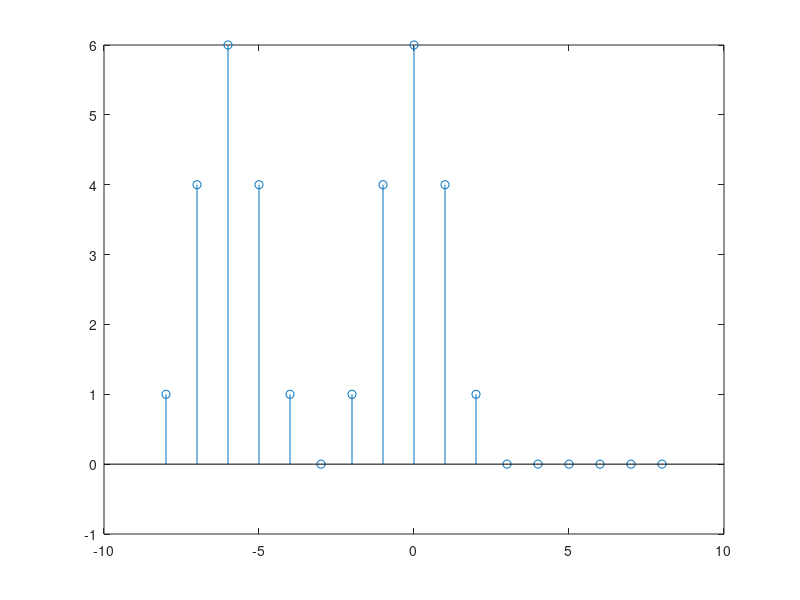
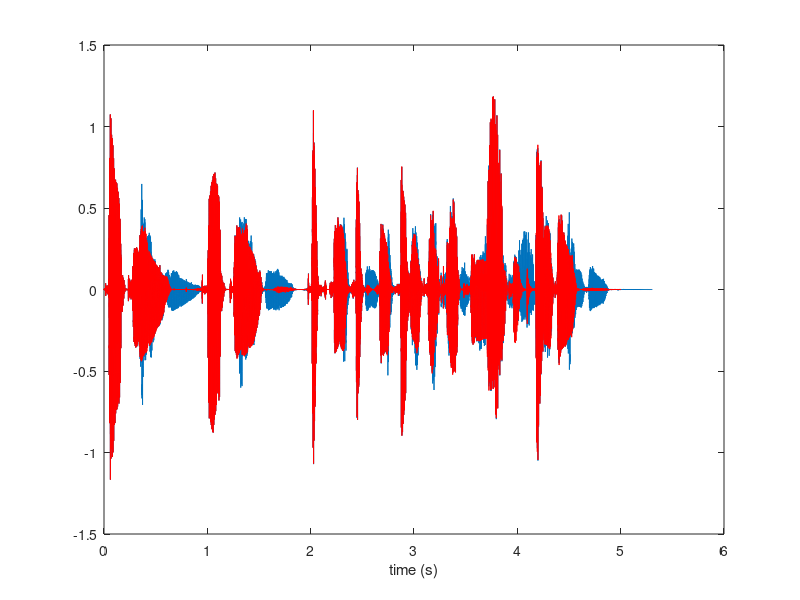
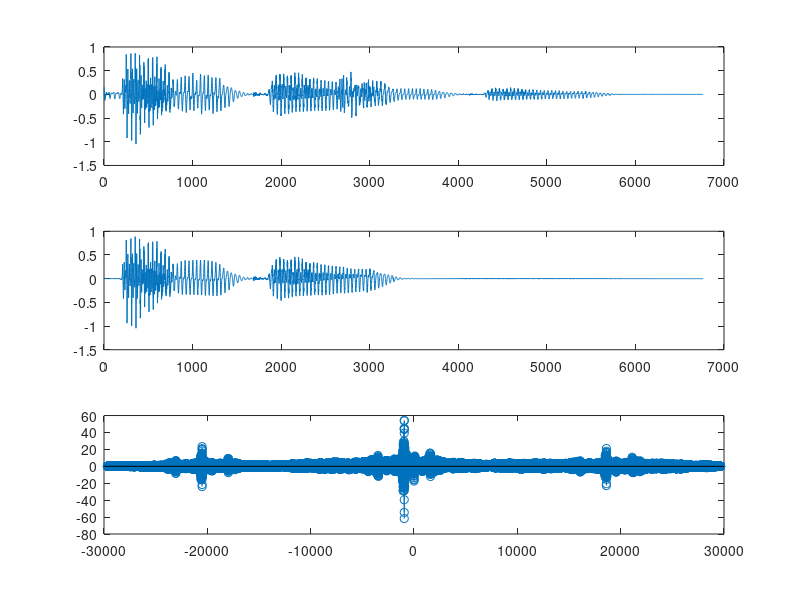
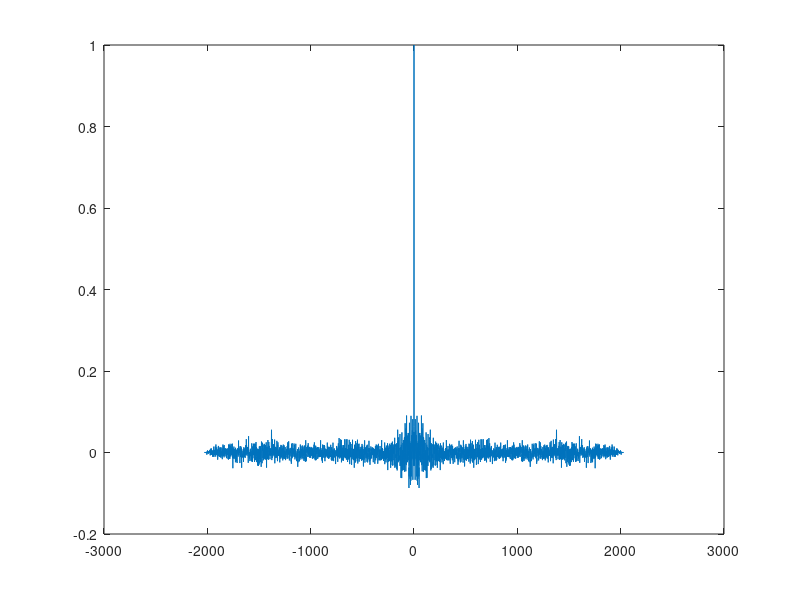

These charts were generated, in order, by the following MATLAB code: (Note: this script raises an error after producing the figures.)
%% 2.1
x1 = [1, 2, 1, 0, 0, 0, 0, 0, 0]';
x2 = [1, 2, 1, 0, 0, 0, 1, 2, 1]';
[c, l] = xcorr(x1, x2);
stem(l, c)
clear
%% 2.2
load man1
load man2
FT=8000;
%%
sound(man1,FT)
%%
sound(man2,FT)
%%
figure
t=(0:length(man2)-1)/FT;
plot(t,man2)
t=(0:length(man1)-1)/FT;
hold on
plot(t,man1,'r')
xlabel('time (s)')
%%
zoomman1=man1(33237:40000);
zoomman2=man2(33237:40000);
%%
sound(zoomman1,FT)
%%
sound(zoomman2,FT)
%%
figure
subplot(311)
plot(zoomman2)
subplot(312)
plot(zoomman1)
likhet=xcorr(zoomman2,zoomman1);
subplot(313)
plot(likhet)
%%
[c, l] = xcorr(zoomman2);
stem(l, c)
%%
l = 2000;
skattadman1=man2(l+1:end)-0.615*[zeros(2436-l,1);man1];
sound([skattadman1])
%% 2.3
t = (0:2*10000-1)/10000;
x = chirp(t, 300, 2, 800);
soundsc(x, 10000);
%%
D = 500;
beta = 0.4;
z = zeros(1, D);
x1 = [x, z];
x2 = [z, x];
y = x1 + beta*x2;
soundsc(y, 10000);
%%
[c, l] = xcorr(y);
stem(l, c)
%% 2.4
load gsmsig;
N = size(gsmsig, 1);
t = (0:N-1)/10000;
plot(t, gsmsig);
%%
soundsc(gsmsig, 10000);
%%
[c, l] = xcorr(gsmsig(:,1), gsmsig(:,2), 'none');
stem(l, c) %%948 stegs delay
%% 2.5
load LMEB.txt
size(LMEB)
figure
plot(LMEB)
%%
LMEB2=conv([1 -1],LMEB);
LMEB2=LMEB2(2:length(LMEB2)-1); % ta bort kantv¨arden
medel=mean(LMEB2);
LMEB2 = LMEB2 - medel;
[c, l]=xcorr(LMEB2, 'coeff');
plot(l, c)
%%
figure
subplot(211)
plot(LMEB2)
subplot(212)
plot(korrfkn)
%%
c(l == 1)
2/sqrt(size(LMEB2, 1))
%%
D1 = 5
LMEB5dmedel=filter(0.2*ones(1,D1),1,LMEB);
D2 = 25
LMEB30dmedel=filter(1/D2*ones(1,D2),1,LMEB);
%%
figure
plot(LMEB)
hold on
plot(LMEB5dmedel,'r')
plot(LMEB30dmedel,'g')
%%
Summa(1)=100;
Ready=1; % 1 n¨ar vi kan k¨opa aktier och 0 n¨ar vi redan ¨ager aktier
for dag=2:length(LMEB)
    dag
    % To buy
    if (LMEB5dmedel(dag)>LMEB30dmedel(dag))&~(LMEB5dmedel(dag-1)>LMEB30dmedel(dag-1))&Ready==1
        Summa(dag)=Summa(dag-1);
        Antal=Summa(dag)/LMEB(dag);
        Ready=0;
    elseif (LMEB5dmedel(dag)<LMEB30dmedel(dag))&~(LMEB5dmedel(dag-1)<LMEB30dmedel(dag-1))&Ready==0 % to sell
        Summa(dag)=Antal*LMEB(dag);
        Ready=1;
    else
        if Ready==1
            Summa(dag)=Summa(dag-1);
        else
            Summa(dag)=Antal*LMEB(dag);
        end;
    end;
end; %dag
figure
plot(Summa)


